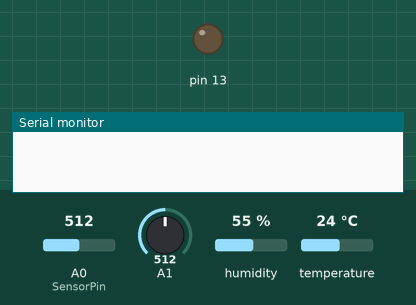
A sketch run on a simulated Arduino Uno, built with avr-gcc and run on an emulated ATmega328P. On the bench: output pins drawn as LEDs (lit = HIGH), the last lines printed to the serial monitor. Inputs (shaded band) come from the test bench; at power-on: A0 (SensorPin) = 512, A1 = 512, humidity 55 %, temperature 24 °C.

Above: at 1.0 s.
At 5.4 s:
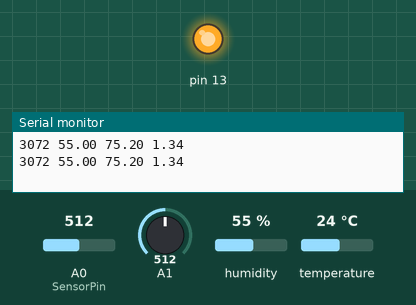
Timing chart, 0 to 6.7 s (numbered marks = the images above):
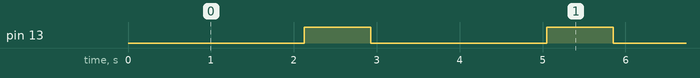

The sketch:

PlantAllinOne.ino
```cpp
#include "DHT.h"
#include "ph_grav.h"

Gravity_pH pH = Gravity_pH(A1);

#define DHTPIN 2

#define DHTTYPE DHT11

#define SensorPin 0          //light meter Analog output to Arduino Analog Input 0
unsigned long int avgValue;  //Store the average value of the sensor feedback
float b;
int buf[10],temp;


DHT dht(DHTPIN, DHTTYPE);

void setup() {
  pinMode(13,OUTPUT);
  Serial.begin(9600);

  dht.begin();
}

void loop() {
  // Wait a few seconds between measurements.
  delay(2000);

  for(int i=0;i<10;i++)       //Get 10 sample value from the sensor for smooth the value
    {
      buf[i]=analogRead(SensorPin);
      delay(10);
    }
    for(int i=0;i<9;i++)        //sort the analog from small to large
    {
      for(int j=i+1;j<10;j++)
      {
        if(buf[i]>buf[j])
        {
          temp=buf[i];
          buf[i]=buf[j];
          buf[j]=temp;
        }
      }
    }
    avgValue=0;
    for(int i=2;i<8;i++)                      //take the average value of 6 center sample
      avgValue+=buf[i];
  int lightVal=avgValue;                     //convert the millivolt into pH value

  // Reading temperature or humidity takes about 250 milliseconds!
  // Sensor readings may also be up to 2 seconds 'old' (its a very slow sensor)
  float h = dht.readHumidity();
  // Read temperature as Fahrenheit (isFahrenheit = true)
  float f = dht.readTemperature(true);

//  Serial.print(F("Lux:"));
  Serial.print(lightVal);
  Serial.print(" ");
//  Serial.print(F("  Humidity: "));
  Serial.print(h);
//  Serial.print(F("%  Temperature: "));
  Serial.print(" ");
  Serial.print(f);
  Serial.print(" ");
  Serial.println(pH.read_ph());
  digitalWrite(13, HIGH);
  delay(800);
  digitalWrite(13, LOW);
}
```

Measured:
- by itself, pin 13: alternates HIGH for 0.80 s and LOW for 2.1 s
